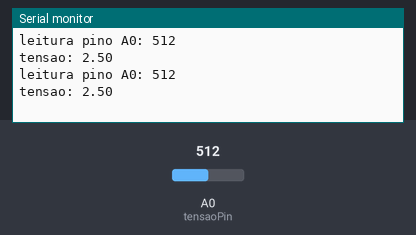
A sketch run on a simulated Arduino Uno, built with avr-gcc and run on an emulated ATmega328P. Shown: the last lines printed to the serial monitor. The inputs (shaded band) are chosen by the test bench; at power-on: A0 (tensaoPin) = 512.

Above: at 1.8 s.
1.9 s: A0 (tensaoPin) set to 716
At 2.8 s:
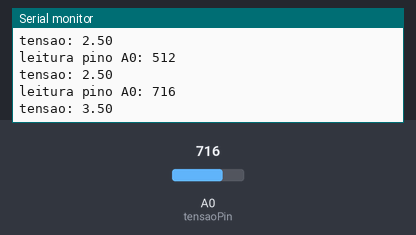
3.4 s: A0 (tensaoPin) set to 900
At 4.8 s:
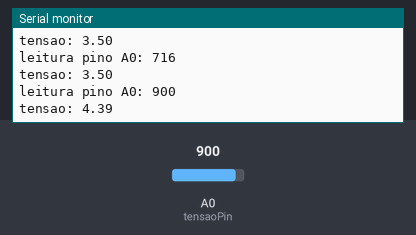
Timing chart, 0 to 6.4 s (numbered marks = the images above; inputs shaded):
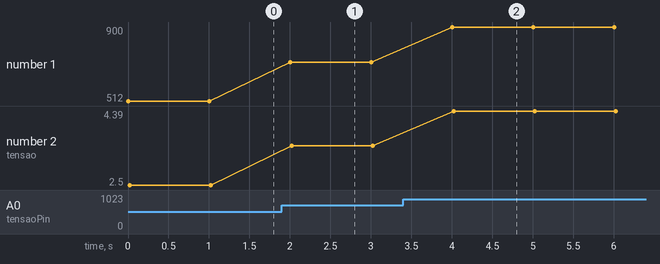

The sketch:

sketch_projeto1.2.ino
```cpp
/*
  Minicurso Eletrônica básica e Arduino
  Universidade Tecnológica Federal do Paraná - UTFPR

  Projeto 1.2 - Divisor de tensão

  Felipe Xavier 25/02/2020
*/

#define tensaoPin A0                    // Define entrada analogica do divisor de tensao
#define resolucao 0.0048828             // Resolucao minima DAC (5V/1024) [V]

int leitura;                            // Variável que armazena o valor da leitura do pino A0
float tensao;                           // Tensão aferida do divisor de tensão

void setup()
{
  Serial.begin(9600);
  pinMode(tensaoPin, INPUT);             // Configura o pino como entrada
}

void loop()
{
  leitura = analogRead(tensaoPin);                               // Recebe valores do conversor DAC (10 bits):  0..1023
  tensao =  leitura*resolucao;                                   // Converte a leitura em tensão

  Serial.print("leitura pino A0: ");
  Serial.println(leitura);
  Serial.print("tensao: ");
  Serial.println(tensao);

  delay(1000);                                                   // Atraso 1s

}
```

Measured:
- after the input at 1.9 s, the serial monitor: prints a new line after 0.10 s (image 1)
- after the input at 3.4 s, the serial monitor: prints a new line after 0.60 s (image 2)
- plotted number 1: 512 → 716 after the input at 1.9 s, 716 → 900 after the input at 3.4 s
- plotted number 2: 2.5 → 3.5 after the input at 1.9 s, 3.5 → 4.39 after the input at 3.4 s
